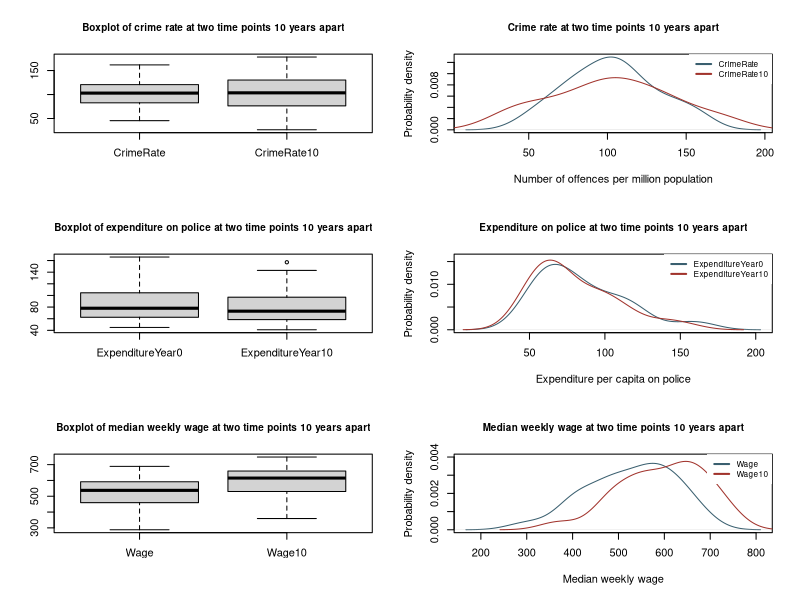
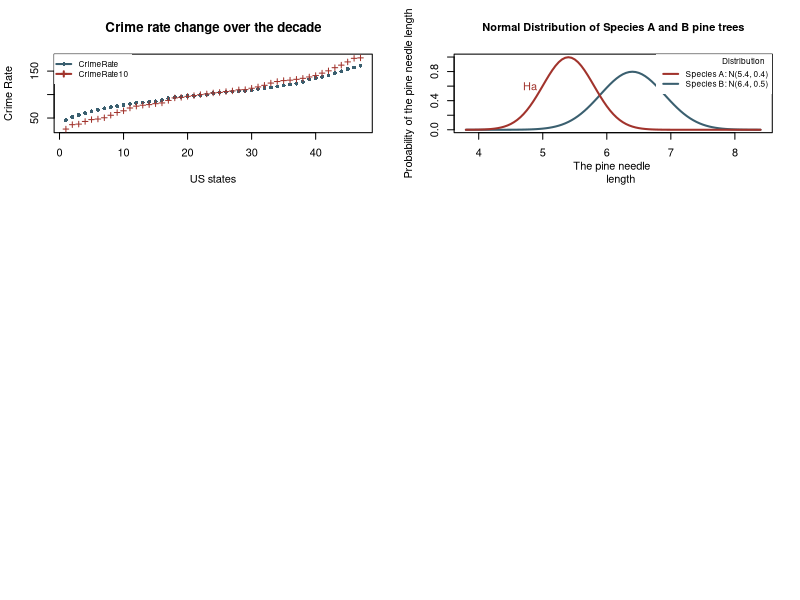
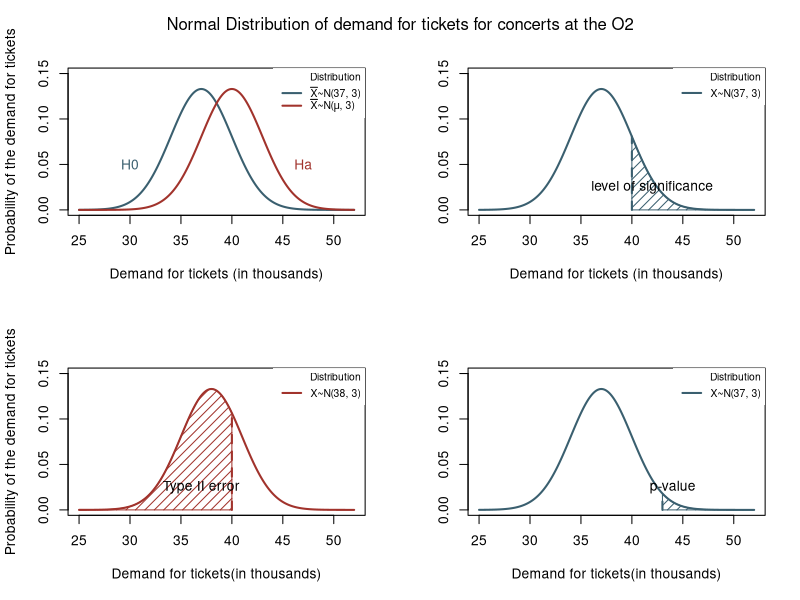

Write the R code that produced these figures, in order.
## ---- chunk 1
knitr::opts_chunk$set(echo = TRUE)
## ---- chunk 2
data_crime <- read.csv("crime.csv")
library(fBasics)
library(knitr)
library(formattable)
library(kableExtra)
attach(data_crime)
## ---- chunk 3
# Table 1
# Numerical summary table for the continuous variables
a = basicStats(CrimeRate)
b = basicStats(ExpenditureYear0)
c = basicStats(Wage)
d = basicStats(CrimeRate10)
e = basicStats(ExpenditureYear10)
f = basicStats(Wage10)
stat_summary = cbind(a, d, b, e, c, f)[c(3, 4, 5, 6, 7, 8, 14, 15, 16),]
stat_summary[10,]=stat_summary[4,] - stat_summary[3,]
rownames(stat_summary)[10] = 'IQR'
stat_summary = stat_summary[c(1,2,3,4,10,5,6,7,8,9),]
stat_summary %>% kable(caption = 'Numerical summary table for the continuous variables', 
                       digits = 2) %>% kable_styling(position = 
                       "center", latex_options = "hold_position")
## ---- chunk 4

# Figure 1
# Boxplots and probability density plots of continuous variables in crime data
par(mfrow=c(3,2))


# crime rate
boxplot(CrimeRate, CrimeRate10, names = c('CrimeRate', 'CrimeRate10'), main = 
          'Boxplot of crime rate at two time points 10 years apart', 
        cex.main = 0.9)

plot(density.default(x = CrimeRate, na.rm = TRUE), col = "#3a5f6f", main = 
       'Crime rate at two time points 10 years apart', 
       xlab = 'Number of offences per million population', ylab = 'Probability density', 
     cex.main = 0.9)
lines(density.default(x = CrimeRate10, na.rm = TRUE), col = '#a1332c')
# Adding a legend
legend("topright", legend = c("CrimeRate", "CrimeRate10"), col = c("#3a5f6f", 
                                                                   "#a1332c"), 
       cex = 0.75, 
       title.adj = 0.9, lty = 1, lwd = 2, box.lty = 0)


# expenditure
boxplot(ExpenditureYear0, ExpenditureYear10, names = c('ExpenditureYear0', 
                                                       'ExpenditureYear10'), 
        main = 'Boxplot of expenditure on police at two time points 10 years apart', 
        cex.main = 0.9)

plot(density.default(x = ExpenditureYear0, na.rm = TRUE), col = "#3a5f6f", 
     main = 'Expenditure on police at two time points 10 years apart', xlab = 
       'Expenditure per capita on police', ylab = 'Probability density', ylim = 
       c(0, 0.016), cex.main = 0.9)
lines(density.default(x = ExpenditureYear10, na.rm = TRUE), col = '#a1332c')
# Adding a legend
legend("topright", legend = c("ExpenditureYear0", "ExpenditureYear10"), col = 
         c("#3a5f6f", "#a1332c"), cex = 0.75, 
       title.adj = 0.9, lty = 1, lwd = 2, box.lty = 0)


# wage
boxplot(Wage, Wage10, names = c('Wage', 'Wage10'), 
    main = 'Boxplot of median weekly wage at two time points 10 years apart', 
    cex.main = 0.9)

plot(density.default(x = Wage, na.rm = TRUE), col = "#3a5f6f", 
    main = 'Median weekly wage at two time points 10 years apart', 
    xlab = 'Median weekly wage', ylab = 'Probability density', ylim = c(0, 0.004), 
    cex.main = 0.9)
lines(density.default(x = Wage10, na.rm = TRUE), col = '#a1332c')
# Adding a legend
legend("topright", legend = c("Wage", "Wage10"), col = c("#3a5f6f", "#a1332c"), 
       cex = 0.75, 
       title.adj = 0.9, lty = 1, lwd = 2, box.lty = 0)

## ---- chunk 5
# Figure 2 
# Changes in crime rates in each state over the decade

c_r = as.data.frame(cbind(c(1:47), CrimeRate, CrimeRate10))
colnames(c_r)[1] = 'States'
plot(c_r$States, c_r$CrimeRate, xlab = 'US states', ylab = 'Crime Rate', ylim = 
       c(25, 180), col = '#3a5f6f', pch=16, cex=0.8, 
     main='Crime rate change over the decade')
points(c_r$States, c_r$CrimeRate10, col='#a1332c', pch =3, cex=0.8)
legend("topleft", legend = c("CrimeRate", "CrimeRate10"), col = c("#3a5f6f", 
                                                                  "#a1332c"), 
       cex = 0.75, 
       title.adj = 0.9, pch = c(16, 3), lwd = 2, box.lty = 0)
## ---- chunk 6
# Table 2
# Correlation coefficient of crime rate

ceoff = cor(data_crime)[c(1,15),-c(1,15)][, c(4,8,11,12,16,20,23,24)]
ceoff = round(ceoff,3)
ceoff_table = rbind(ceoff[1,c(1:4)], colnames(ceoff)[5:8], ceoff[1,c(5:8)])
colnames(ceoff_table) = colnames(ceoff)[1:4]
rownames(ceoff_table) = c('CrimeRate', '', 'CrimeRate10')
ceoff_table %>% kable(caption = 'Correlation coefficient of crime rate') %>% 
  kable_styling(position = "center", latex_options = "hold_position")
## ---- chunk 7
# Figure 3
# Normal distribution of species A and B pine trees

# Grid of X-axis values
x <- seq(3.8, 8.4, 0.05)

# Plot
# Mean 6.4, sd 0.5
plot(x, dnorm(x, mean = 6.4, sd = 0.5), type = "l", xlab = 'The pine needle 
     length', ylab = "Probability of the pine needle length", ylim = c(0, 1), 
     lwd = 2, col = "#3a5f6f", 
     main="Normal Distribution of Species A and B pine trees", cex.main=1)
# Mean 5.4, sd 0.4
lines(x, dnorm(x, mean = 5.4, sd = 0.4), col = "#a1332c", lty = 1, lwd = 2)
text(x=4.8, y=0.6, 'Ha', col="#a1332c")
text(x=7.0, y=0.6, 'H0', col="#3a5f6f")
# Adding a legend
legend("topright", legend = c("Species A: N(5.4, 0.4)", "Species B: N(6.4, 0.5)"
                              ), col = c("#a1332c", "#3a5f6f"),
       title = 'Distribution', cex = 0.75, 
       title.adj = 0.9, lty = 1, lwd = 2, box.lty = 0)
## ---- chunk 8
# Figure 4
# Normal distribution of demand for tickets for concerts at the O2 (top left), 
# level of significance (top right), type II error (bottom left), p-value (bottom right)

# Grid of X-axis values
x <- seq(25, 52, 0.1)

par(mfrow=c(2,2))

# Normal distribution of demand for tickets for concerts at the O2
# Mean 37, sd 3
plot(x, dnorm(x, mean = 37, sd = 3), type = "l", xlab = 'Demand for tickets (in thousands)', 
     ylab = "Probability of the demand for tickets", ylim = c(0, 
     0.15), lwd = 2, col = "#3a5f6f")
# Mean 40, sd 3
lines(x, dnorm(x, mean = 40, sd = 3), col = "#a1332c", lty = 1, lwd = 2)
text(x=30, y=0.05, 'H0', col="#3a5f6f")
text(x=47, y=0.05, 'Ha', col="#a1332c")
# Adding a legend
legend("topright", legend = c(expression(bar(X)*'~N(37, 3)'), 
                              expression(bar(X)*'~N(' * mu * ', 3)')), 
       col = c("#3a5f6f", "#a1332c"),
       title = 'Distribution', cex = 0.75, 
       title.adj = 0.9, lty = 1, lwd = 2, box.lty = 0)


# Level of significance
# Mean 37, sd 3
plot(x, dnorm(x, mean = 37, sd = 3), type = "l", 
     xlab = 'Demand for tickets (in thousands)', ylab = '', ylim = c(0, 0.15), 
     lwd = 2, col = "#3a5f6f")
# Level of significance
segments(40, 0, 40, dnorm(40, 37, 3), lty = 2, lwd = 2, col = '#3a5f6f') 
shade_x = c(seq(40,52,0.1), seq(52,40,-0.1))
shade_y = c(dnorm(seq(40,52,0.1), 37, 3), rep(0, length(shade_x)/2))
polygon(x = shade_x, y = shade_y, col = "#3a5f6f", density = 15, angle = 45)
text(x=42, y=0.025, 'level of significance')
# Adding a legend
legend("topright", legend = "X~N(37, 3)", col = "#3a5f6f",
       title = 'Distribution', cex = 0.75, 
       title.adj = 0.9, lty = 1, lwd = 2, box.lty = 0)


# Type II error
# Mean 38, sd 3
plot(x, dnorm(x, mean = 38, sd = 3), type = "l", xlab = 'Demand for tickets(in thousands)', 
     ylab = "Probability of the demand for tickets", ylim = c(0, 
     0.15), col = "#a1332c", lty = 1, lwd = 2)
# Type II error 
segments(40, 0, 40, dnorm(40, 38, 3), lty = 2, lwd = 2, col = '#a1332c') 
shade_x = c(seq(25,40,0.1), seq(40,25,-0.1))
shade_y = c(dnorm(seq(25,40,0.1), 38, 3), rep(0, length(shade_x)/2))
polygon(x = shade_x, y = shade_y, col = "#a1332c", density = 15, angle = 45)
text(x=37, y=0.025, 'Type II error')
# Adding a legend
legend("topright", legend = "X~N(38, 3)", col = "#a1332c",
       title = 'Distribution', cex = 0.75, 
       title.adj = 0.9, lty = 1, lwd = 2, box.lty = 0)


# p-value
# Mean 37, sd 3
plot(x, dnorm(x, mean = 37, sd = 3), type = "l", xlab = 'Demand for tickets(in thousands)', 
     ylab = '', ylim = c(0, 0.15), lwd = 2, col = "#3a5f6f")
# p-value
segments(43, 0, 43, dnorm(43, 37, 3), lty = 2, lwd = 2, col = '#3a5f6f') 
shade_x = c(seq(43,52,0.1), seq(52,43,-0.1))
shade_y = c(dnorm(seq(43,52,0.1), 37, 3), rep(0, length(shade_x)/2))
polygon(x = shade_x, y = shade_y, col = "#3a5f6f", density = 15, angle = 45)
text(x=44, y=0.025, 'p-value')
# Adding a legend
legend("topright", legend = "X~N(37, 3)", col = "#3a5f6f",
       title = 'Distribution', cex = 0.75, 
       title.adj = 0.9, lty = 1, lwd = 2, box.lty = 0)

mtext("Normal Distribution of demand for tickets for concerts at the O2", 
      side =3, line = -2, outer = TRUE)
